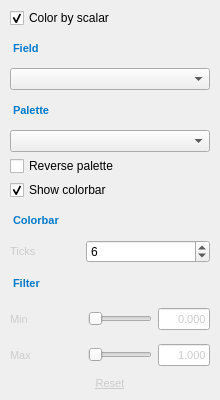
<?xml version="1.0" encoding="UTF-8"?>
<ui version="4.0">
 <class>ColormapPage</class>
 <widget class="QWidget" name="ColormapPage">
  <property name="geometry">
   <rect>
    <x>0</x>
    <y>0</y>
    <width>220</width>
    <height>400</height>
   </rect>
  </property>
  <layout class="QVBoxLayout" name="verticalLayout">
   <property name="spacing">
    <number>4</number>
   </property>
   <property name="leftMargin">
    <number>10</number>
   </property>
   <property name="topMargin">
    <number>8</number>
   </property>
   <property name="rightMargin">
    <number>10</number>
   </property>
   <property name="bottomMargin">
    <number>8</number>
   </property>
   <item>
    <widget class="QCheckBox" name="colorByScalar">
     <property name="text">
      <string>Color by scalar</string>
     </property>
     <property name="checked">
      <bool>true</bool>
     </property>
    </widget>
   </item>
   <item>
    <widget class="QLabel" name="fieldHeader">
     <property name="text">
      <string>Field</string>
     </property>
     <property name="styleSheet">
      <string notr="true">font-size: 11px; font-weight: bold; color: #007acc; padding: 4px 0 2px 0; border-bottom: 1px solid #3c3c3c;</string>
     </property>
    </widget>
   </item>
   <item>
    <widget class="QComboBox" name="scalarCombo"/>
   </item>
   <item>
    <widget class="QLabel" name="paletteHeader">
     <property name="text">
      <string>Palette</string>
     </property>
     <property name="styleSheet">
      <string notr="true">font-size: 11px; font-weight: bold; color: #007acc; padding: 4px 0 2px 0; border-bottom: 1px solid #3c3c3c;</string>
     </property>
    </widget>
   </item>
   <item>
    <widget class="QComboBox" name="paletteCombo"/>
   </item>
   <item>
    <widget class="QCheckBox" name="reversePalette">
     <property name="text">
      <string>Reverse palette</string>
     </property>
    </widget>
   </item>
   <item>
    <widget class="QCheckBox" name="showColorbar">
     <property name="text">
      <string>Show colorbar</string>
     </property>
     <property name="checked">
      <bool>true</bool>
     </property>
    </widget>
   </item>
   <item>
    <widget class="QLabel" name="colorbarHeader">
     <property name="text">
      <string>Colorbar</string>
     </property>
     <property name="styleSheet">
      <string notr="true">font-size: 11px; font-weight: bold; color: #007acc; padding: 4px 0 2px 0; border-bottom: 1px solid #3c3c3c;</string>
     </property>
    </widget>
   </item>
   <item>
    <layout class="QHBoxLayout" name="ticksRow">
     <item>
      <widget class="QLabel" name="ticksLabel">
       <property name="text">
        <string>Ticks</string>
       </property>
       <property name="minimumSize">
        <size>
         <width>72</width>
         <height>0</height>
        </size>
       </property>
       <property name="maximumSize">
        <size>
         <width>72</width>
         <height>16777215</height>
        </size>
       </property>
       <property name="styleSheet">
        <string notr="true">font-size: 11px; color: #cccccc;</string>
       </property>
       <property name="alignment">
        <set>Qt::AlignLeft|Qt::AlignVCenter</set>
       </property>
      </widget>
     </item>
      <item>
       <widget class="QSpinBox" name="ticksSpin">
        <property name="minimum">
         <number>2</number>
        </property>
        <property name="maximum">
         <number>20</number>
        </property>
        <property name="value">
         <number>6</number>
        </property>
       </widget>
      </item>
    </layout>
   </item>
   <item>
    <widget class="QLabel" name="filterHeader">
     <property name="text">
      <string>Filter</string>
     </property>
     <property name="styleSheet">
      <string notr="true">font-size: 11px; font-weight: bold; color: #007acc; padding: 4px 0 2px 0; border-bottom: 1px solid #3c3c3c;</string>
     </property>
    </widget>
   </item>
   <item>
    <widget class="QWidget" name="minFilterRow">
     <layout class="QHBoxLayout" name="minFilterLayout">
      <property name="spacing"><number>6</number></property>
      <property name="leftMargin"><number>0</number></property>
      <property name="topMargin"><number>0</number></property>
      <property name="rightMargin"><number>0</number></property>
      <property name="bottomMargin"><number>0</number></property>
      <item>
       <widget class="QLabel" name="minFilterLabel">
        <property name="text"><string>Min</string></property>
        <property name="minimumSize"><size><width>72</width><height>0</height></size></property>
        <property name="maximumSize"><size><width>72</width><height>16777215</height></size></property>
        <property name="styleSheet"><string notr="true">font-size: 11px; color: #cccccc;</string></property>
        <property name="alignment"><set>Qt::AlignLeft|Qt::AlignVCenter</set></property>
       </widget>
      </item>
      <item>
       <widget class="QSlider" name="minFilterSlider">
        <property name="orientation"><enum>Qt::Horizontal</enum></property>
       </widget>
      </item>
      <item>
       <widget class="QLineEdit" name="minFilterField">
        <property name="text"><string>0.000</string></property>
        <property name="minimumSize"><size><width>52</width><height>0</height></size></property>
        <property name="maximumSize"><size><width>52</width><height>16777215</height></size></property>
        <property name="styleSheet"><string notr="true">font-size: 11px; color: #cccccc;</string></property>
        <property name="alignment"><set>Qt::AlignRight|Qt::AlignVCenter</set></property>
       </widget>
      </item>
     </layout>
    </widget>
   </item>
   <item>
    <widget class="QWidget" name="maxFilterRow">
     <layout class="QHBoxLayout" name="maxFilterLayout">
      <property name="spacing"><number>6</number></property>
      <property name="leftMargin"><number>0</number></property>
      <property name="topMargin"><number>0</number></property>
      <property name="rightMargin"><number>0</number></property>
      <property name="bottomMargin"><number>0</number></property>
      <item>
       <widget class="QLabel" name="maxFilterLabel">
        <property name="text"><string>Max</string></property>
        <property name="minimumSize"><size><width>72</width><height>0</height></size></property>
        <property name="maximumSize"><size><width>72</width><height>16777215</height></size></property>
        <property name="styleSheet"><string notr="true">font-size: 11px; color: #cccccc;</string></property>
        <property name="alignment"><set>Qt::AlignLeft|Qt::AlignVCenter</set></property>
       </widget>
      </item>
      <item>
       <widget class="QSlider" name="maxFilterSlider">
        <property name="orientation"><enum>Qt::Horizontal</enum></property>
       </widget>
      </item>
      <item>
       <widget class="QLineEdit" name="maxFilterField">
        <property name="text"><string>1.000</string></property>
        <property name="minimumSize"><size><width>52</width><height>0</height></size></property>
        <property name="maximumSize"><size><width>52</width><height>16777215</height></size></property>
        <property name="styleSheet"><string notr="true">font-size: 11px; color: #cccccc;</string></property>
        <property name="alignment"><set>Qt::AlignRight|Qt::AlignVCenter</set></property>
       </widget>
      </item>
     </layout>
    </widget>
   </item>
   <item>
    <widget class="QPushButton" name="resetFilterBtn">
     <property name="text">
      <string>Reset</string>
     </property>
     <property name="styleSheet">
      <string notr="true">QPushButton { background: transparent; color: #cccccc; border: none; text-decoration: underline; font-size: 11px; padding: 2px 4px; } QPushButton:hover { color: #007acc; } QPushButton:pressed { color: #007acc; }</string>
     </property>
    </widget>
   </item>
  </layout>
 </widget>
</ui>
